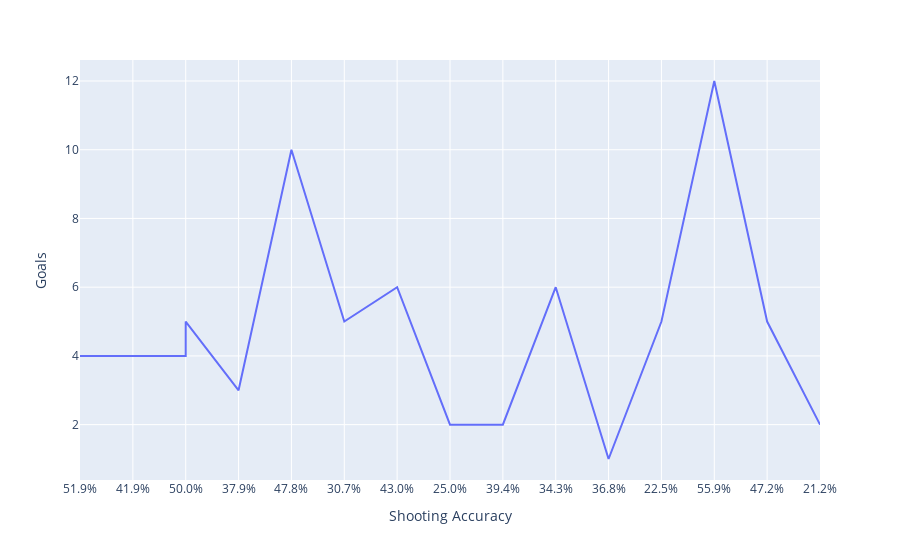

This figure's notebook cell:
### Code cell
fig = px.line(df, x="Shooting Accuracy", y="Goals")
fig.show()

### Figure 1 — Plotly figure (JSON) as saved in the notebook; plotly's stock layout.template omitted (floating-point values rounded to 4 significant figures)
{"data": [{"hovertemplate": "Shooting Accuracy=%{x}<br>Goals=%{y}<extra></extra>", "legendgroup": "", "line": {"color": "#636efa", "dash": "solid"}, "mode": "lines", "name": "", "orientation": "v", "showlegend": false, "type": "scatter", "x": ["51.9%", "41.9%", "50.0%", "50.0%", "37.9%", "47.8%", "30.7%", "43.0%", "25.0%", "39.4%", "34.3%", "36.8%", "22.5%", "55.9%", "47.2%", "21.2%"], "xaxis": "x", "y": [4, 4, 4, 5, 3, 10, 5, 6, 2, 2, 6, 1, 5, 12, 5, 2], "yaxis": "y"}], "layout": {"legend": {"tracegroupgap": 0}, "margin": {"t": 60}, "xaxis": {"anchor": "y", "domain": [0, 1], "title": {"text": "Shooting Accuracy"}}, "yaxis": {"anchor": "x", "domain": [0, 1], "title": {"text": "Goals"}}}}
